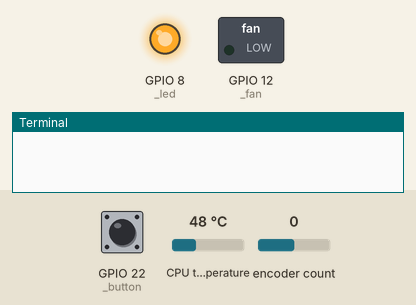
Bench run of a program on a simulated Raspberry Pi (BCM pin numbers). On the bench: switched loads named in the program (green lamp = pin HIGH), output pins drawn as LEDs (lit = HIGH), the last lines printed to the terminal. Dashed ring = blinking. The inputs (shaded band) are chosen by the test bench; at power-on: GPIO 22 (_button) HIGH, encoder count 0, CPU temperature 48 °C. Files the program writes start out absent; threads take turns every 2 ms.

Above: at 1.2 s.
1.3 s: GPIO 22 (_button) pulled LOW for 0.15 s
At 2.2 s:
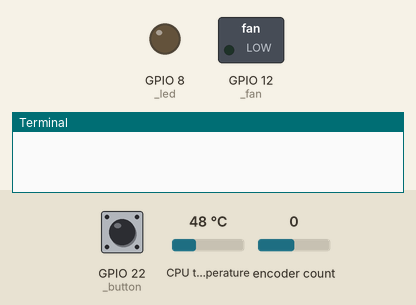
2.9 s: GPIO 22 (_button) pulled LOW for 1 s
At 5.3 s:
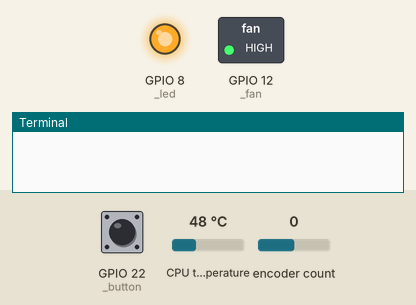
7.5 s: encoder count set to 1
11.0 s: CPU temperature set to 44 °C
14.5 s: CPU temperature set to 41 °C
At 15.4 s:
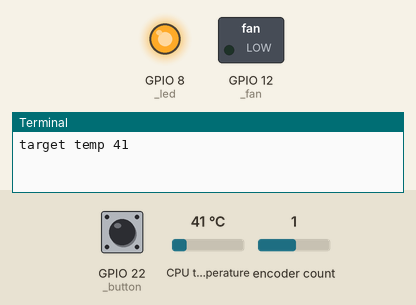
16.5 s: CPU temperature set to 58 °C
At 20.4 s:
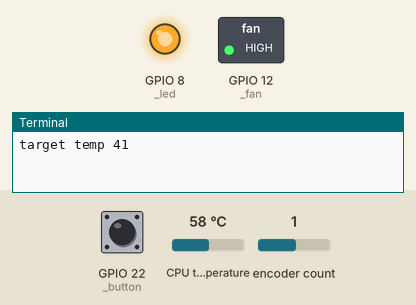
Timing chart, 0 to 25.3 s (numbered marks = the images above; inputs shaded):
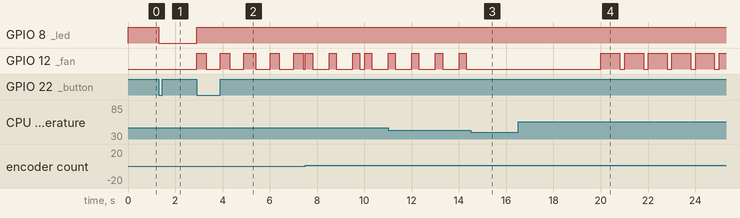

The program:

app_cpu_tempature_regulation.py
```python
from threading import Timer, Lock
from gpiozero import CPUTemperature, PWMOutputDevice, Button, RotaryEncoder, LED
from time import sleep
import sqlite3
from weakref import WeakValueDictionary
import json
from os import path, mkdir

VERSION = "1.7-07-01-2024"

MEASUREMENT_PERIOD_SECONDS = 5  # Sample the CPU temperature every 5 seconds
DB_FLUSH_PERIOD_SECONDS = 3600 # Delete old entries in the database every hour
FAN_PWM_PIN = 12                # Pin used for PWM (GPIO12 by default)
PWM_FREQUENCY = 1               # PWM signal frequency (1 Hz by default)
BUTTON_PIN = 22                 # GPIO linked to the push button of the encoder (GPIO22 by default
DT_PIN = 27                     # Pin used for the DT encoder signal
CLK_PIN = 17                    # Pin used for the encoder clock signal
LED_PIN = 8                     # Pin used for the LED indicator (GPIO08 by default)
ENCODER_MAX_STEPS = 8
DEFAULT_TARGET_TEMPERATURE = 40
KP = 2.0
AUTOSTART = True
DB_DIRECTORY = '/cputemp/db'
RECORD_TTL = '-7 second'

class Logger:
    _instances = WeakValueDictionary()
    _lock: Lock = Lock()

    def __new__(cls, db_name: str = 'default.db'):
        with cls._lock:
            if db_name not in cls._instances:
                instance = super(Logger, cls).__new__(cls)
                cls._instances[db_name] = instance
        return cls._instances[db_name]

    def __init__(self, db_name: str = 'default.db'):
        if not path.isdir(DB_DIRECTORY):
            mkdir(DB_DIRECTORY)
        self._db = sqlite3.connect(f'{DB_DIRECTORY}/{db_name}', check_same_thread=False)
        self._cursor = self._db.cursor()
        self._cursor.execute('CREATE TABLE IF NOT EXISTS Traces (datetime_text, record)')
        self._db_name = db_name
        self._timer = None
        self.start_timer()

    def log(self, message: str = 'empty_record') -> None:
        self._cursor.execute(f"INSERT INTO Traces (datetime_text, record) VALUES (DATETIME('now', 'localtime'), '{message}')")
        self._db.commit()

    def start_timer(self) -> None:
        self._timer = Timer(DB_FLUSH_PERIOD_SECONDS, function=self.clean_db)
        self._timer.start()

    def clean_db(self) -> None:
        self.start_timer()
        # print("cleaning db")
        self._cursor.execute(f"DELETE FROM Traces WHERE datetime_text < DATETIME('now', 'localtime', '{RECORD_TTL}')")
        self._db.commit()


class FanControl:
    def __init__(self) -> None:
        self._timer = None
        self._led = LED(LED_PIN)
        self._fan = PWMOutputDevice(FAN_PWM_PIN, frequency=PWM_FREQUENCY)
        self._button = Button(BUTTON_PIN)
        self._encoder = RotaryEncoder(CLK_PIN, DT_PIN, wrap = False, max_steps = ENCODER_MAX_STEPS)

        self._fan_rate = 0
        self._encoder.when_rotated = self.set_target_temperature
        self._button.when_pressed = self.toggle
        self._enabled = AUTOSTART
        self._led.value = self._enabled
        # self._target_temperature = self.get_temperature()
        self._target_temperature = DEFAULT_TARGET_TEMPERATURE
        self._encoder_position = self._encoder.steps

        self._logger = Logger('cputemp.db')

        self.start()


    def start(self) -> None:
        self._timer = Timer(MEASUREMENT_PERIOD_SECONDS, function=self.on_timeout)
        self._timer.start()

    def stop(self) -> None:
        self._timer.cancel()
        del self._logger

    def on_timeout(self) -> None:
        self.start()
        self.regulate_temperature()
        # print(f'current CPU temparature: {self.get_temperature()} °C')

    @staticmethod
    def get_temperature() -> float:
        return round(CPUTemperature().temperature, 1)

    def regulate_temperature(self) -> None:
        if self._enabled:
            temp = self.get_temperature()
            self._fan_rate = round(KP * (temp - self._target_temperature)/self._target_temperature, 1)
            self._fan.value = self._fan_rate if self._fan_rate >= 0 else 0
        else:
            temp = 0
            self._fan_rate = self._fan.value = 0

        json_record = {
                'enabled': json.dumps(self._enabled),
                'temp': temp,
                'setpoint': self._target_temperature,
                'error': round(temp - self._target_temperature, 1),
                'output': self._fan_rate
                }
        self._logger.log(f'{__class__.__name__}: regulate_temperature() {json.dumps(json_record)}')
        return

    def set_target_temperature(self) -> None:
        self._target_temperature += (self._encoder.steps - self._encoder_position)
        self._encoder_position = self._encoder.steps
        print(f'target temp {self._target_temperature}')
        self.regulate_temperature()


    def toggle(self) -> None:
        self._enabled = not self._enabled
        self._led.value = self._enabled
        #print(f'Temperautre regulator state: {self._enabled}')
        self.regulate_temperature()


def main_thread():
    main_logger = Logger('cputemp.db')
    try:
        fan = FanControl()
        while(True):
            sleep(5)
            # print(dict(Logger._instances))
    except KeyboardInterrupt:
        # print('\nExiting program after KeyboardInterrupt was raised')
        fan.stop()


if __name__ == '__main__':
    main_thread()
```

Measured:
- the behaviour switches between 43 and 42 °C on CPU temperature (found by bisection; images 2 and 3)
- after the input at 1.3 s, GPIO 8 (_led): HIGH → LOW at once
- after the input at 2.9 s, GPIO 8 (_led): LOW → HIGH at once; GPIO 12 (_fan): LOW → HIGH at once, → LOW 0.40 s later, → HIGH 0.60 s later, → LOW 0.40 s later, … (10 changes in this stretch)
- after the input at 14.5 s, GPIO 12 (_fan): stops changing and stays LOW
- after the input at 16.5 s, GPIO 12 (_fan): alternates HIGH for 0.80 s and LOW for 0.20 s, starting after 3.5 s
